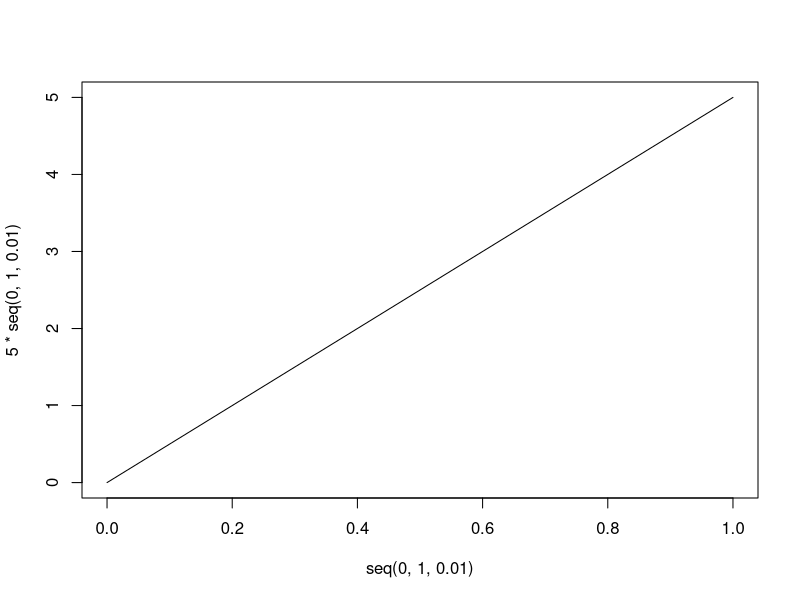

Reproduce this figure in R.
## ---- chunk 1
plot(x=seq(0,1,0.01), y=5*seq(0,1,0.01), type='l')
